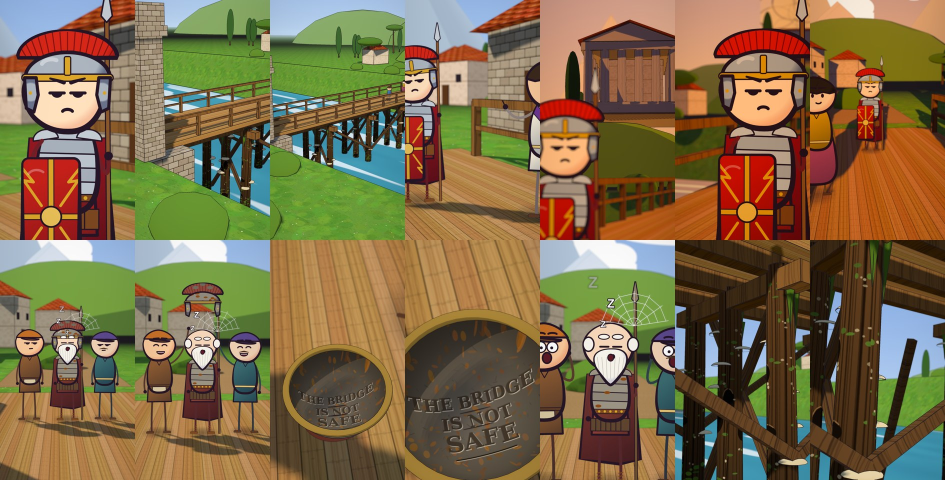
#> input picture .claude/skills/cartoon-audio-short/kit/example/soldier/stills.jpg, 1890 x 960 px (shown at 1/2 size)
$ python -i board_engine.py   (imports and definitions only)
#> lines starting #> are read from the running program, lines starting #| are printed output that depends on the picture
import numpy as np, cv2, math, sys, subprocess, os
from PIL import Image, ImageDraw, ImageFont, ImageFilter

A = "/mnt/user-data/attachments/b9ecba84-ee6d-5a3b-a63d-23d7e25b8125/"
IMG = {k: A + v for k, v in dict(post="38dab578-image.jpg", ff="6422fd14-image.jpg", soph="d2faf258-image.jpg",
       map="20963956-image.jpg", princ="c0d492dc-image.jpg", car="c9fed47b-image.jpg", ill1="b55dc356-image.jpg",
       ill2="380122a7-image.jpg", news="a284fceb-image.png", trial="b01c36ef-image.jpg").items()}
W, H, FPS = 1920, 1080, 30
DUR = 92.6
MONO = "/usr/share/fonts/truetype/freefont/FreeMonoBold.ttf"
SERIF = "/usr/share/fonts/truetype/crosextra/Caladea-Bold.ttf"
RED = (208, 49, 45)
WW, WH = 5000, 4100
R = 2.0  # card pixels per world unit

def font(p, s): return ImageFont.truetype(p, int(s))
def clamp(x, a=0, b=1): return max(a, min(b, x))
def ss(x): x = clamp(x); return x * x * (3 - 2 * x)
def ease(x): x = clamp(x); return 4*x*x*x if x < .5 else 1 - (-2*x+2)**3/2
def backout(x, s=1.7): x = clamp(x) - 1; return 1 + (s+1)*x**3 + s*x**2

# ---------- background world ----------
rng = np.random.default_rng(1)
def build_bg():
    bg = np.zeros((WH, WW, 3), np.float32) + np.array([42, 40, 22], np.float32)
    n = cv2.resize(rng.random((WH//40, WW//40)).astype(np.float32), (WW, WH), interpolation=cv2.INTER_CUBIC)
    bg += (n[..., None] - .5) * 14
    m = cv2.cvtColor(cv2.imread(IMG["map"]), cv2.COLOR_BGR2GRAY).astype(np.float32) / 255
    m = cv2.resize(m, (684*3, 528*3), interpolation=cv2.INTER_CUBIC)
    m = cv2.GaussianBlur(m, (0, 0), 1.2)
    dark, light = np.array([40, 38, 20]), np.array([150, 150, 112])
    tint = dark + (light - dark) * m[..., None]
    x0, y0 = 1500, 1000
    # feather map edges
    fy = np.minimum(np.arange(m.shape[0]), np.arange(m.shape[0])[::-1]) / 320
    fx = np.minimum(np.arange(m.shape[1]), np.arange(m.shape[1])[::-1]) / 320
    f = np.clip(np.minimum(fy[:, None], fx[None, :]), 0, 1)[..., None] * .8
    reg = bg[y0:y0+m.shape[0], x0:x0+m.shape[1]]
    bg[y0:y0+m.shape[0], x0:x0+m.shape[1]] = reg * (1 - f) + tint * f
    # faint grid
    for g in range(0, WW, 250): bg[:, g:g+2] += 6
    for g in range(0, WH, 250): bg[g:g+2, :] += 6
    return np.clip(bg, 0, 255).astype(np.uint8)
MAP = lambda x, y: (1500 + x*3, 1000 + y*3)

# ---------- cards ----------
# [37 lines left out: functions make_card, make_paper, make_stamp, not called in this run]

# card: key -> (img, center world, rot deg, appear time)
CARDS = []
def add(img, cx, cy, rot, t0): CARDS.append(dict(img=img, c=(cx, cy), rot=rot, t0=t0))

# ---------- timeline ----------
# camera keys: t, cx, cy, zoom, rot
K = [(0, 900, 720, 1.05, -1.5), (4.9, 900, 720, 1.28, -1),
     (5.6, 900, 1650, 1.0, 0), (7.3, 960, 1650, 1.05, 0),
     (8.0, 2000, 520, 1.55, 1.5), (11.6, 2010, 520, 1.72, 1.5),
     (12.4, 2250, 560, 1.25, 0), (13.8, 2250, 560, 1.3, 0),
     (14.6, 900, 820, 1.55, -2), (19.6, 920, 840, 1.8, -2),
     (20.3, 2700, 2200, .55, 0), (28.2, 2750, 2200, .6, 0),
     (29.0, 2550, 1950, .72, 0), (35.9, 2560, 1980, .82, 0),
     (36.8, 2520, 2230, 1.15, 1), (42.0, 2520, 2230, 1.32, 1),
     (42.9, 3500, 2900, 1.45, -1), (48.1, 3500, 2900, 1.62, -1),
     (49.0, 3300, 3540, 1.25, 1), (56.0, 3300, 3540, 1.4, 1),
     (56.9, 2500, 3480, 1.35, -1), (62.7, 2500, 3480, 1.5, -1),
     (63.6, 3250, 3250, .9, 0), (67.4, 3260, 3250, 1.0, 0),
     (68.3, 4350, 3000, 1.15, 1.5), (71.2, 4350, 3020, 1.35, 1.5),
     (72.1, 4400, 1300, 1.25, -1), (74.6, 4400, 1300, 1.4, -1),
     (75.6, 3000, 2300, .43, 0), (77.0, 3000, 2300, .45, 0),
     (77.9, 2530, 1820, .95, 0), (84.8, 2560, 1850, 1.05, 0),
     (85.7, 3200, 2450, .8, 0), (89.4, 3200, 2450, .88, 0),
     (91.2, 2900, 2300, .4, 0), (DUR, 2900, 2300, .38, 0)]
# [9 lines left out: function cam, not called in this run]

SAR, VIE, BEL = MAP(349, 414), MAP(278, 203), MAP(419, 372)
# tags: world anchor, text, t0, offset(screen px)
TAGS = [((2000, 260), "ARCHDUKE FRANZ FERDINAND", 7.9, (-200, 30)),
        ((2000, 300), "HEIR TO AUSTRIA-HUNGARY", 9.6, (-200, 70)),
        ((2500, 300), "SOPHIE, DUCHESS OF HOHENBERG", 13.0, (20, -40)),
        (SAR, "SARAJEVO", 11.6, (40, 40)),
        (MAP(350, 250), "AUSTRIA-HUNGARY", 29.4, (-120, -120)),
        (MAP(350, 250), "MANY NATIONALITIES", 31.4, (-120, -60)),
        (MAP(325, 395), "SOUTH SLAV NATIONALISTS", 38.0, (60, -150)),
        ((3500, 2640), "GAVRILO PRINCIP", 43.4, (60, -60)),
        ((3500, 2680), "BOSNIAN SERB / AGE 19", 45.5, (60, 0)),
        ((3300, 3330), "FIRST ATTEMPT: BOMB", 50.0, (-60, -60)),
        ((3400, 3200), "ROUTE CONFUSION", 64.8, (40, -40)),
        (BEL, "SERBIA", 80.0, (40, -60)),
        (MAP(430, 400), "SERBIAN MILITARY INTELLIGENCE", 86.3, (60, 70))]
# lines: A, B, t0, dur, kind
LINES = [(VIE, BEL, 80.3, .9, "string"), ((3300, 3360), (3500, 3150), 64.4, .7, "string"),
         ((3500, 2900), MAP(419, 372), 86.0, .7, "string")]
ROUTE = [(2330, 3560), (2420, 3630), (2600, 3610), (2690, 3560)]
ELLS = [((900 + 15, 720 + 235), 150, 46, 15.3, .45),   # dagger date on postcard
        (MAP(330, 405), 190, 120, 37.2, .6),            # Bosnia
        (BEL, 80, 60, 80.2, .4)]

# [4 lines left out: function to_screen, not called in this run]

def world_M(C):
    cx, cy, z, r = C; a = math.radians(-r); c, s = math.cos(a)*z, math.sin(a)*z
    return np.array([[c, -s, W/2 - c*cx + s*cy], [s, c, H/2 - s*cx - c*cy]], np.float32)

# [65 lines left out: functions blend, card_M, wobble_ellipse, draw_overlays, not called in this run]

def text_center(d, y, s, f, fill):
    w = f.getbbox(s)[2]; d.text(((W-w)/2, y), s, font=f, fill=fill)

# [57 lines left out: functions screen_overlays, build, not called in this run]

def render(frames, out):
    bg = build_bg(); stamp = build()
    yy, xx = np.ogrid[:H, :W]; vig = 1 - .45*np.clip(((xx-W/2)/(W*.62))**2 + ((yy-H/2)/(H*.62))**2, 0, 1)
    vig = vig[..., None].astype(np.float32)
    grains = [rng.normal(0, 7, (H, W, 1)).astype(np.float32) for _ in range(6)]
    ff = subprocess.Popen(["ffmpeg", "-y", "-loglevel", "error", "-f", "rawvideo", "-pix_fmt", "bgr24", "-s", f"{W}x{H}", "-r", str(FPS), "-i", "-",
                           "-c:v", "libx264", "-preset", "veryfast", "-crf", "18", "-pix_fmt", "yuv420p", out], stdin=subprocess.PIPE)
    for fi in frames:
        t = fi / FPS; C = list(cam(t))
        for st in (53.55, 69.25):  # shakes
            if st < t < st+.35:
                k = (1-(t-st)/.35)*14; C[0] += k*math.sin(t*90)/C[2]; C[1] += k*math.cos(t*77)/C[2]
        frame = cv2.warpAffine(bg, world_M(C), (W, H), flags=cv2.INTER_LINEAR, borderValue=(38, 38, 24)).astype(np.float32)
        for cd in CARDS:
            if t < cd["t0"]: continue
            u = (t - cd["t0"]) / .45
            sc = 1.12 - .12*backout(u); dy = -60*(1-ease(u))
            p = to_screen(cd["c"], C); r = max(cd["img"].shape[:2]) / R * C[2]
            if p[0]+r < 0 or p[0]-r > W or p[1]+r < 0 or p[1]-r > H: continue
            im = cd["img"]
            if u < 1:
                im = im.copy(); im[..., 3] = (im[..., 3] * ss(u*1.6)).astype(np.uint8)
            blend(frame, im, card_M(dict(cd, img=im), C, sc, dy))
        if t > 53.55:
            u = (t-53.55)/.2; sc = 1.6 - .6*backout(u, 2.2)
            sd = dict(img=stamp, c=(3330, 3560), rot=-12)
            blend(frame, stamp, card_M(sd, C, sc))
        frame = np.clip(frame, 0, 255).astype(np.uint8)
        frame = draw_overlays(frame, t, C)
        frame = screen_overlays(frame, t)
        f = frame.astype(np.float32)
        # fired flash + rgb split
        for st in (69.25,):
            if st < t < st+.3:
                k = 1-(t-st)/.3; f = f + 160*k
                f[..., 2] = np.roll(f[..., 2], int(12*k), axis=1); f[..., 0] = np.roll(f[..., 0], -int(12*k), axis=1)
        if 53.55 < t < 53.75:
            f[..., 2] = np.roll(f[..., 2], 10, axis=1); f[..., 0] = np.roll(f[..., 0], -10, axis=1)
        f = f * vig + grains[fi % 6]
        if t < .5: f *= t/.5
        ff.stdin.write(np.clip(f, 0, 255).astype(np.uint8).tobytes())
    ff.stdin.close(); ff.wait()

# [7 lines not run here, left out]

>>> import cv2
>>> picture = cv2.imread('../../cartoon-audio-short/kit/example/soldier/stills.jpg', cv2.IMREAD_GRAYSCALE)
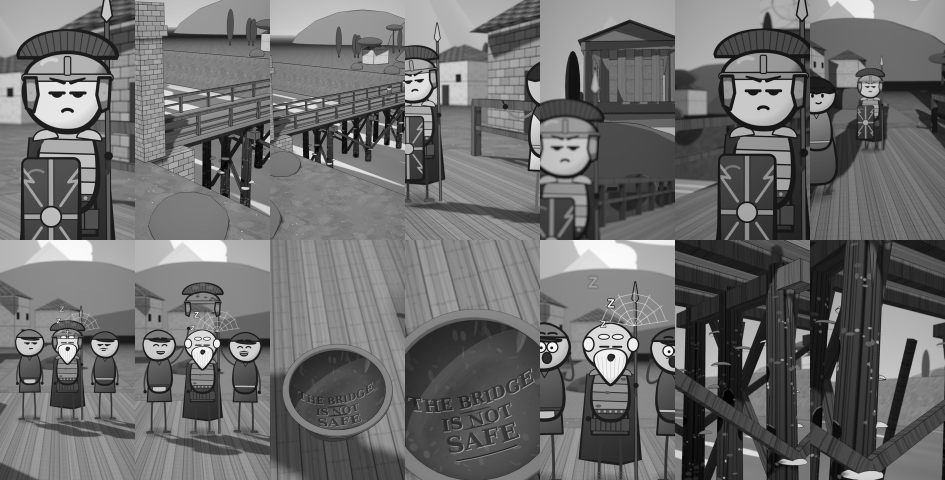
#> picture: shape (960, 1890) (shown at 1/2 size); min 0, max 255, mean 108.6
>>> result = render(picture, 'out.png')
#> (the run stopped early here; a loop or call above may not have finished)
